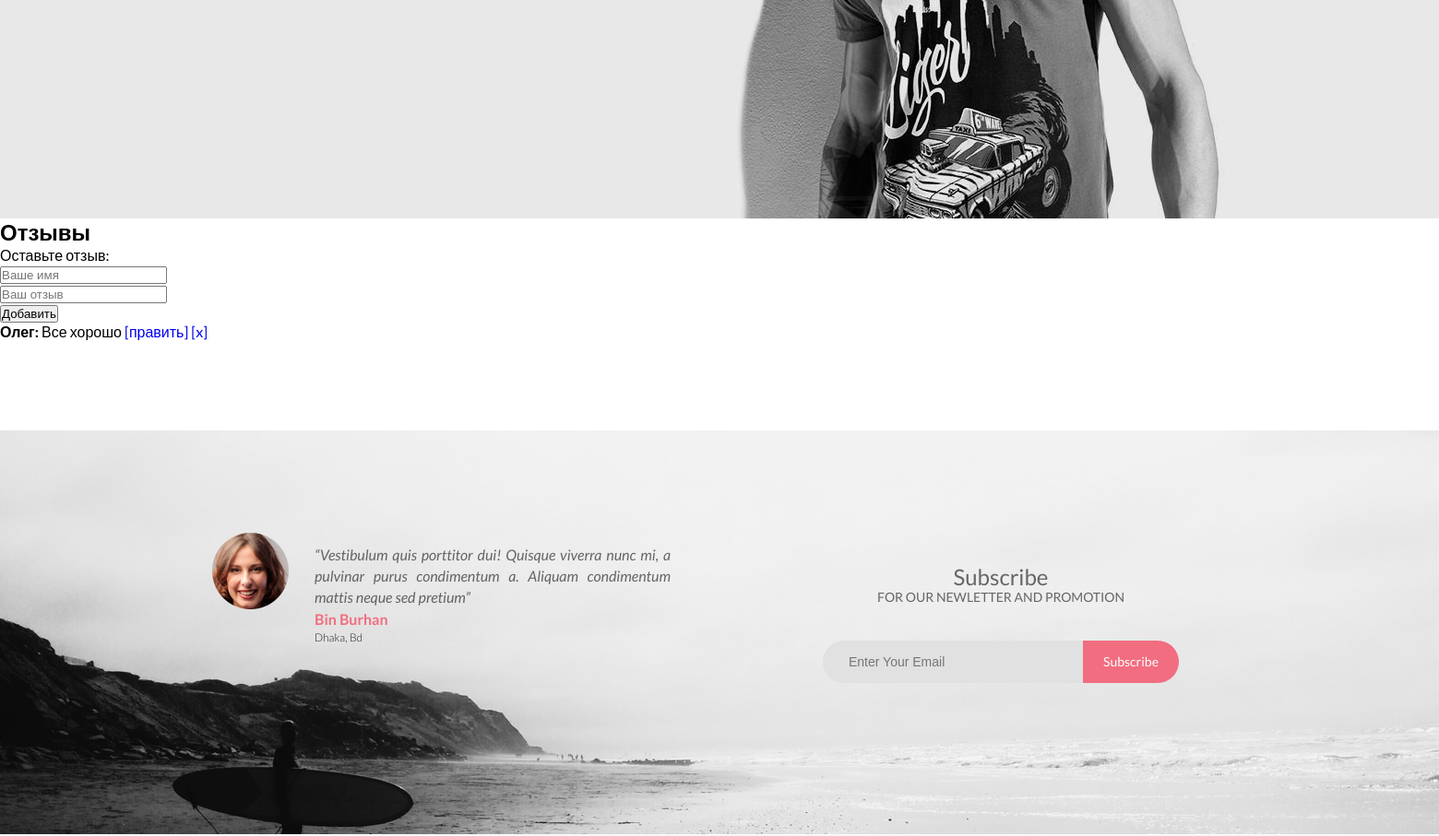
The app's page /feedback/ (middle part), older data.
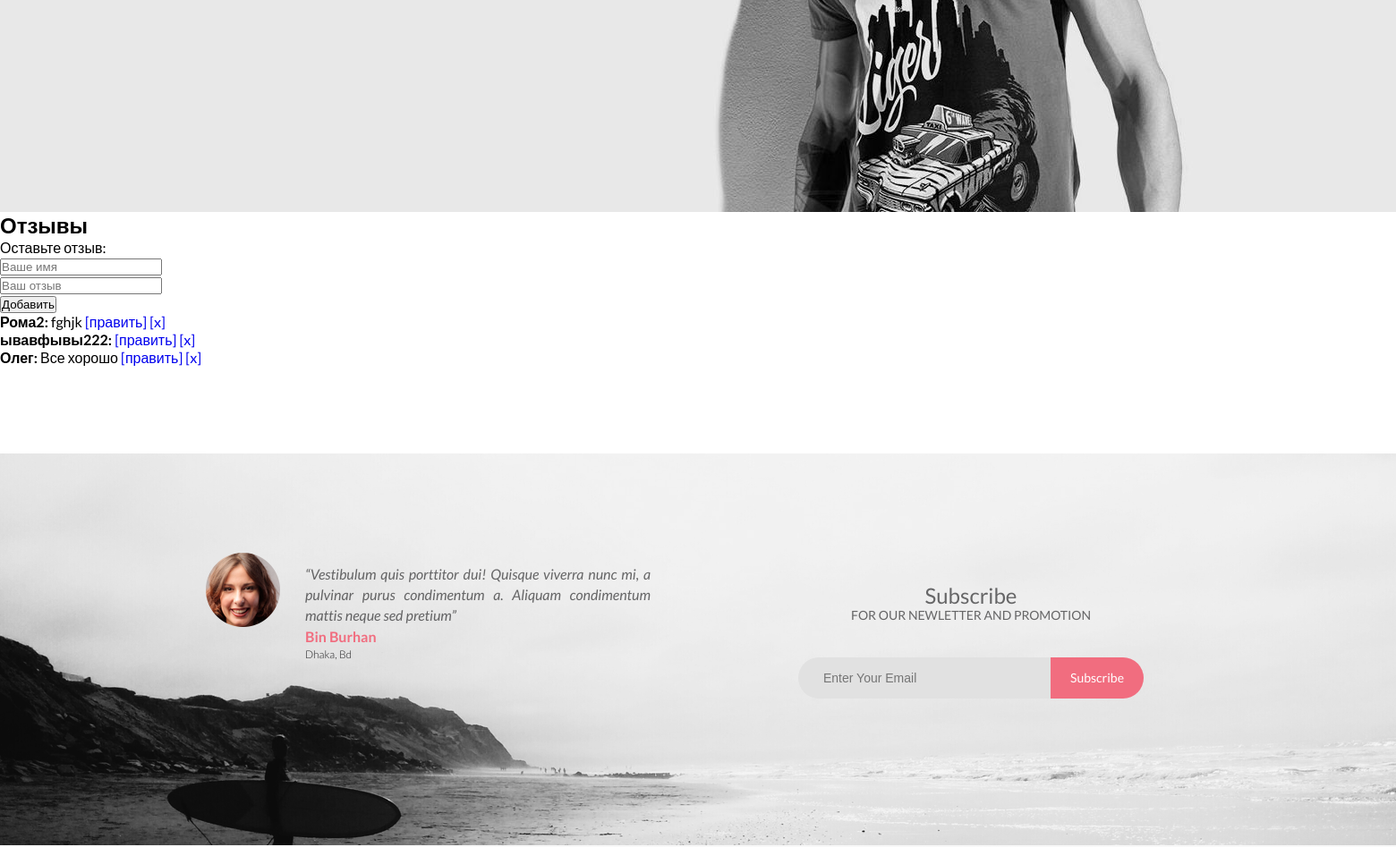
The same page, newer data.
### tables this page shows
CREATE TABLE `feedback` (
  `id` int(11) NOT NULL,
  `name` text NOT NULL,
  `feedback` text NOT NULL
);

### engine/db.php (called while the page is built, shortened)
<?php
function getDb() {
    static $db = null;
    if (is_null($db)) {
        $db = @mysqli_connect(HOST, USER, PASS, DB) or die("Could not connect: " . mysqli_connect_error());
    }
    return $db;
}
function getAssocResult($sql)
{
    $db = getDb();
    $result = @mysqli_query($db, $sql) or die(mysqli_error($db));
    $array_result = [];
    while ($row = mysqli_fetch_assoc($result))
        $array_result[] = $row;
    return $array_result;
}

### engine/feedback.php (called while the page is built, shortened)
<?php
function getAllFeedback() {
    $sql = "SELECT * FROM `feedback` ORDER BY id DESC";
    return getAssocResult($sql);
}

### engine/controller.php (called while the page is built, shortened)
<?php
function prepareVariables($page, $action, $id)
{
    $params = [];
    $params['count'] = getBasketCount();
    switch ($page) {
        case 'feedback':
            $params['feedback'] = getAllFeedback();
            break;
    }
    return $params;
}

### views/feedback.php (the view, shortened to what this page needs)
<h2>Отзывы</h2>
<form action="/feedback/<?=$action?>/" method="post">
    Оставьте отзыв: <br>
    <input type="text" name="name" placeholder="Ваше имя" value="<?=$name?>"><br>
    <input type="text" name="message" placeholder="Ваш отзыв" value="<?=$feedtext?>"><br>
    <input type="submit" value="<?=$buttonText?>">
</form>
<?foreach ($feedback as $item): ?>
<p>
    <b><?=$item['name']?>:</b> <?=$item['feedback']?> <a href="/feedback/edit/<?=$item['id']?>">[править]</a>  <a href="/feedback/delete/<?=$item['id']?>">[x]</a><br>
</p>
<?endforeach;?>

Row changes from the older to the newer data that the page shows:
added feedback: name "Рома2", feedback "fghjk"
added feedback: name "ывавфывы222"
